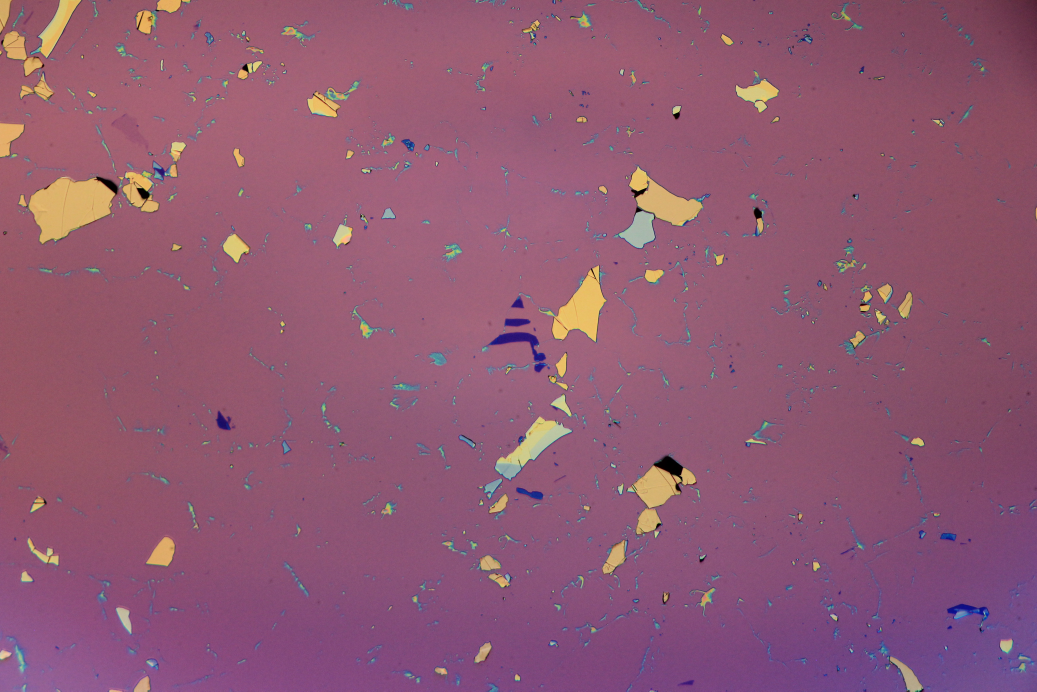
#> input picture originals/grapheneImages1/17_04_11_graphene_chip1_13.JPG, 5184 x 3456 px, found by its file name (shown at 1/5 size)
$ python testExtractionOfColorClustererClusteringTree.py
#> lines starting #> are read from the running program, lines starting #| are printed output that depends on the picture; long printed decimals are rounded
### src/utilities/sampleData.py
__author__ = 'Spencer'

import skimage.io as io
from skimage.color import rgb2gray


def bn():
    """20x color BN image containing target piece, full size"""
    return io.imread("/Users/Spencer/PycharmProjects/PieceRecognizer/originals/bnImages1/17_04_19_bn_54.JPG")

def graphene():
    """20x color Graphene image containing target piece, full size"""
    return io.imread("/Users/Spencer/PycharmProjects/PieceRecognizer/originals/grapheneImages1/17_04_11_graphene_chip1_13.JPG")
#> returned value is the input picture: shape (3456, 5184, 3); mean R, G, B 143.7, 89, 114.5

def smallBn():
     """20x color BN image containing target piece, small size"""
     return bn()[1250:2500, 1300:3900]

def smallGraphene():
     """20x color Graphene image containing target piece, small size"""
     return graphene()[1000:2500, 2200:3600]
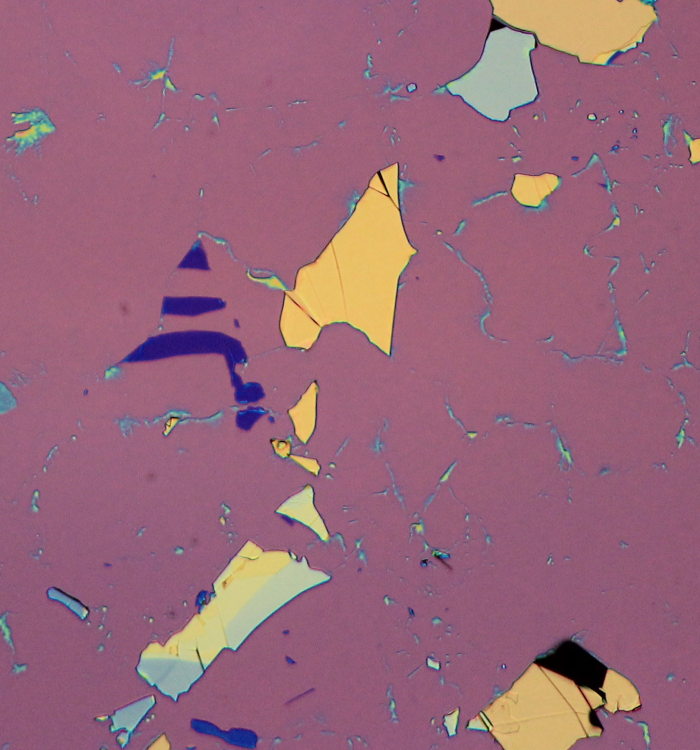
#> returned value: shape (1500, 1400, 3) (shown at 1/2 size); mean of channels 0, 1, 2 153.1, 102.6, 121.1; drawn as R, G, B

def monolayer():
    return io.imread("/Users/Spencer/PycharmProjects/PieceRecognizer/originals/grapheneImages1/17_04_11_graphene_chip1_15.JPG")

def smallMonolayer():
    pass

### src/colorClusterer.py
__author__ = 'Andy, Spencer'

# Color clustering code
# Partitions an image into potential candidate clusters

import numpy as np

import matplotlib.pyplot as plt
import matplotlib.image as mpimg

from sklearn.feature_extraction.image import grid_to_graph
from sklearn.cluster import AgglomerativeClustering

from skimage.measure import regionprops

from skimage.color import rgb2gray

import shutil
import os
from os.path import isfile, join

# compression of image width
ZOOM_FACTOR = 25

# number of clusters to segment the image into
NUM_CLUSTERS = 200

# file locations
ROOT_DIR = "/Users/Spencer/PycharmProjects/PieceRecognizer/"
DERIVED_DIR = ROOT_DIR + "derived/"
ORIGINALS_DIR = ROOT_DIR + "originals/"
BN_DIR = ORIGINALS_DIR + "bnImages1/"
GR_DIR = ORIGINALS_DIR + "grapheneImages1/"
CLUSTERS_DIR = DERIVED_DIR + "clusters/"
LABELS_DIR = DERIVED_DIR + "labeled/"
CACHED_TREE_COMPUTATIONS_DIR = DERIVED_DIR + "cachedTreeComputations/"

# [21 lines left out: function main, not called in this run]

class ColorClusterer:

    def __init__(self, originalImage, zoomFactor, numClusters):
        self.originalImage = originalImage
        assert(originalImage.shape)

        self.initializeCompressedImageAndRelatedData(zoomFactor)

        self.initializeClusteringInputOutput(numClusters)

        self.initializeClusterer()

    # ----- Setter methods -----

    def setZoomFactor(self, newZoomFactor):
        self.initializeCompressedImageAndRelatedData(newZoomFactor)

    def setNumClusters(self, newNumClusters):
        self.numClusters = newNumClusters
        self.agglomerativeClusterer.set_params(n_clusters=newNumClusters)

    # ----- Main methods -----
    # takes in an image array and optional number of clusters desired
    # returns array of size of image whose nonzero values are to which cluster each pixel belongs
    def cluster(self):
        # linkage basically chooses how "distance" between color values computed, ward only setting that worked for me
        self.agglomerativeClusterer.fit(self.features)

        labels = np.reshape(self.agglomerativeClusterer.labels_, self.gray.shape)
        self.clusteredImage = labels

    # [11 lines left out: function regionImages, not called in this run]

    # --------- Internal methods --------

    # Shitty downsizing of image using ZOOM_FACTOR as stride length
    def comp(self, img):
        compress = img[0:len(img):self.zoomFactor,0:len(img[0]):self.zoomFactor]
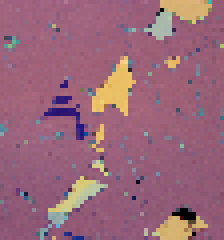
#> compress: shape (60, 56, 3) (shown 4 times larger); mean R, G, B 153.2, 102.8, 121.3
        return compress

    # converts image to greyscale
    @staticmethod
    def avg(img):
        return rgb2gray(img)
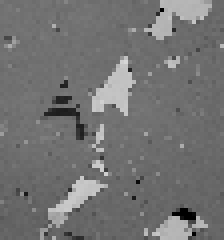
#> returned value: shape (60, 56) float64 (shown 4 times larger); min 0, max 0.843, mean 0.45

    def initializeClusteringInputOutput(self, numClusters):
        self.numClusters = numClusters
        self.clusteredImage = None
        self.thumbnails = []

    def initializeCompressedImageAndRelatedData(self, zoomFactor):
        self.zoomFactor = zoomFactor
        self.compressedImage = self.comp(self.originalImage)
        self.gray = self.avg(self.compressedImage)
        self.connectivity = grid_to_graph(*self.gray.shape)
        self.features = np.reshape(self.compressedImage, (-1, 3))

    def initializeClusterer(self):
        self.agglomerativeClusterer = self.agglomerativeClusterer = AgglomerativeClustering(n_clusters=self.numClusters,
                                                                                            linkage='ward',
                                                                                            connectivity=self.connectivity,
                                                                                            compute_full_tree='auto')

# [2 lines that do not run on import are left out]

### src/tests/testExtractionOfColorClustererClusteringTree.py
import pickle
from sklearn.cluster import AgglomerativeClustering
from colorClusterer import ColorClusterer
from utilities.sampleData import smallGraphene
import time
from scipy.stats import describe

__author__ = 'Spencer'

def main():
    clusterer = ColorClusterer(smallGraphene(), 25, 2)
    time0 = time.time()
    clusterer.cluster()
    agg = clusterer.agglomerativeClusterer
    print(agg.labels_)
#> (printed output is left out)
    print(describe(agg.labels_))
#| DescribeResult(nobs=3360, minmax=(0, 1), mean=0.02411, variance=0.02353, skewness=6.205, kurtosis=36.506)
    time1 = time.time()
    result1 = agg.labels_
    print(describe(agg.labels_))
#| DescribeResult(nobs=3360, minmax=(0, 1), mean=0.02411, variance=0.02353, skewness=6.205, kurtosis=36.506)
    print(result1)
#> (printed output is left out)
    agg.set_params(n_clusters=100)
    agg.fit(clusterer.features)
    time2 = time.time()
    result2 = agg.labels_
    print(result2)
#> (printed output is left out)
    print(describe(agg.labels_))
#| DescribeResult(nobs=3360, minmax=(0, 99), mean=92.071, variance=108.718, skewness=-5.122, kurtosis=32.145)

    agg.set_params(n_clusters=50)
    agg.fit(clusterer.features)
    time3 = time.time()
    result3 = agg.labels_
    print(result3)
#> (printed output is left out)
    print(describe(agg.labels_))
#| DescribeResult(nobs=3360, minmax=(0, 49), mean=2.551, variance=29.370, skewness=4.218, kurtosis=21.204)

    time4 = time.time()
    print(time0)
    print(time1)
    print(time2)
    print(time3)
    print(time4)
    # tree = agg.children_
    # print(tree)
    for i in range(1, 100):
        start = time.time()
        agg.set_params(n_clusters=i)
        agg.fit(clusterer.features)
        end = time.time()
        print(i)
        print(end - start)


def iteration(tree):
   pass

if __name__ == '__main__':
    main()
